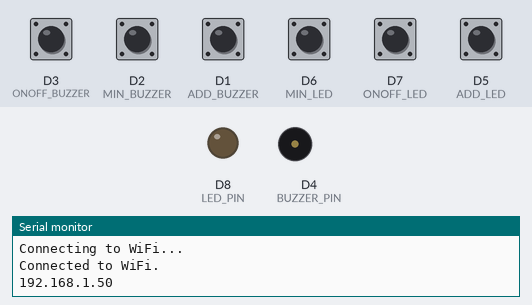
Simulated run of this sketch. Board: ESP8266 (NodeMCU). Parts: output pins drawn as LEDs (lit = HIGH), buzzer (waves = sounding, pin HIGH), the last lines printed to the serial monitor. The inputs (shaded band) are chosen by the test bench; at power-on: D1 (ADD_BUZZER), D2 (MIN_BUZZER), D3 (ONOFF_BUZZER), D5 (ADD_LED), D6 (MIN_LED), D7 (ONOFF_LED) HIGH. WiFi joins after 1.5 s; servers stay silent unless stated.

Above: at 3.2 s.
3.3 s: D3 (ONOFF_BUZZER) pulled LOW for 1 s
At 5.4 s:
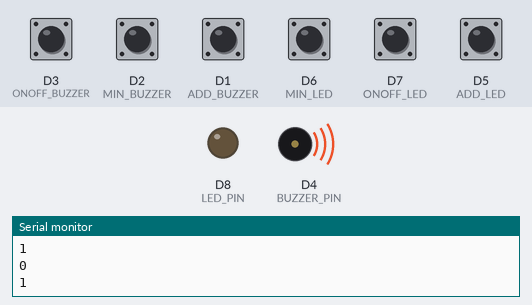
6.3 s: D7 (ONOFF_LED) pulled LOW for 0.15 s
At 7.2 s:
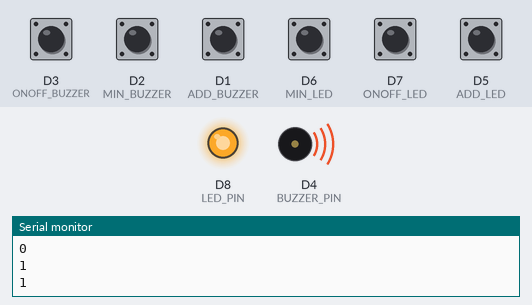
8.0 s: D3 (ONOFF_BUZZER) pulled LOW for 0.15 s
At 9.1 s:
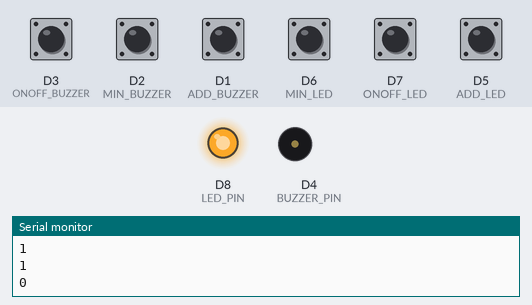
9.6 s: D6 (MIN_LED) pulled LOW for 0.15 s
At 11.0 s:
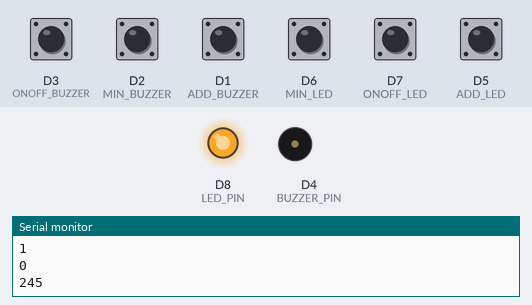
11.3 s: D6 (MIN_LED) pulled LOW for 1 s
At 11.68 s:
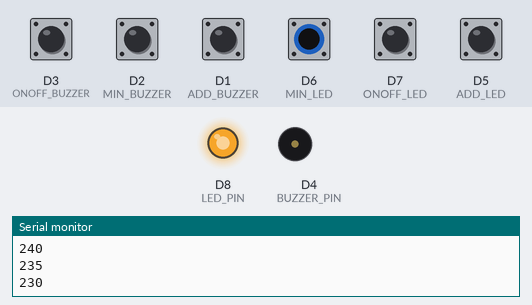
14.3 s: D6 (MIN_LED) pulled LOW for 1 s
At 16.1 s:
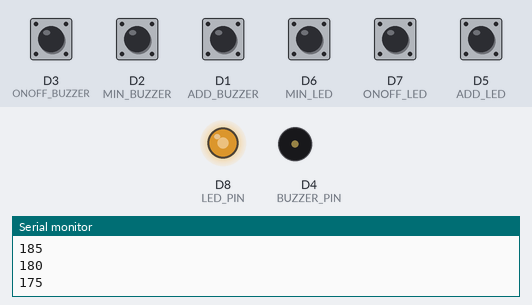
Timing chart, 0 to 17.6 s (numbered marks = the images above; inputs shaded):
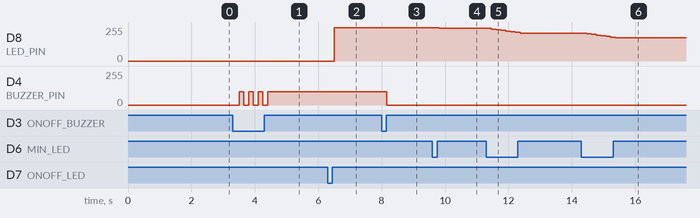

Measured:
- after the input at 3.3 s, D4 (BUZZER_PIN): alternates 100/255 for 0.15 s and 0/255 for 0.15 s, 7 changes in all, then stays 100/255, starting after 0.20 s
- after the input at 6.3 s, D8 (LED_PIN): 0/255 → 250/255 after 0.21 s
- after the input at 8.0 s, D4 (BUZZER_PIN): 100/255 → 0/255 after 0.16 s
- after the input at 9.6 s, D8 (LED_PIN): 250/255 → 245/255 after 0.21 s
- after the input at 11.3 s, D8 (LED_PIN): moves from 245/255 to 210/255 over 0.90 s, starting after 0.16 s
- after the input at 14.3 s, D8 (LED_PIN): moves from 210/255 to 175/255 over 0.90 s, starting after 0.17 s

The sketch:

sketch_POSTEST1.ino
```cpp
#include <ESP8266WiFi.h>
#include <WiFiClient.h>
#include <ESP8266WebServer.h>

const char* ssid = "Universitas Mulawarman";
const char* password = "";

ESP8266WebServer server(80); // Port untuk web server


// Define pins
const int BUZZER_PIN = D4;
const int LED_PIN = D8;
const int ONOFF_BUZZER = D3;
const int ADD_BUZZER = D1;
const int MIN_BUZZER = D2;
const int ONOFF_LED = D7;
const int ADD_LED = D5;
const int MIN_LED = D6;

// Define variables
int kecerahan = 0;
int nada = 0;
int LED_ONOFF;
int BUZZER_ONOFF;
int ONOFFBUZZER = 0;
int ONOFFLED = 0;

void setup() {
  Serial.begin(9600);
  // Initialize pins
  pinMode(BUZZER_PIN, OUTPUT);
  pinMode(LED_PIN, OUTPUT);
  pinMode(ONOFF_BUZZER, INPUT_PULLUP);
  pinMode(ADD_BUZZER, INPUT_PULLUP);
  pinMode(MIN_BUZZER, INPUT_PULLUP);
  pinMode(ONOFF_LED, INPUT_PULLUP);
  pinMode(ADD_LED, INPUT_PULLUP);
  pinMode(MIN_LED, INPUT_PULLUP);
  WiFi.begin(ssid, password);
  while (WiFi.status() != WL_CONNECTED) {
    delay(1000);
    Serial.println("Connecting to WiFi...");
  }
  Serial.println("Connected to WiFi.");
  Serial.println(WiFi.localIP());

  server.on("/", handleRoot); // Halaman utama
  server.on("/kecerahan", handleKecerahan); // Halaman untuk menampilkan kecerahan
  server.on("/nada", handleNada); // Halaman untuk menampilkan nada
  server.begin(); // Memulai web server
}

void loop() {
  server.handleClient();
  delay(150);
  analogWrite(LED_PIN,kecerahan);
  analogWrite(BUZZER_PIN,nada);

  // Check button state
  int LED_ADD = digitalRead(ADD_LED);
  int LED_MIN = digitalRead(MIN_LED);
  int BUZZER_ADD = digitalRead(ADD_BUZZER);
  int BUZZER_MIN = digitalRead(MIN_BUZZER);
  LED_ONOFF = digitalRead(ONOFF_LED);
  BUZZER_ONOFF = digitalRead(ONOFF_BUZZER);


  if ( LED_ONOFF == LOW&&ONOFFLED==0) {
    ONOFFLED=1;
    kecerahan=250;
    Serial.println(ONOFFLED);

  } else if(LED_ONOFF==LOW&&ONOFFLED==1) {
    ONOFFLED=0;
    kecerahan=0;
    Serial.println(ONOFFLED);
  }


  if ( LED_ADD == LOW&&kecerahan<250&&ONOFFLED==1) {
    kecerahan+=5;
    Serial.println(kecerahan);

  } else if(LED_MIN==LOW&&kecerahan>0&&ONOFFLED==1) {
    kecerahan-=5;
    Serial.println(kecerahan);
  }

    if ( BUZZER_ONOFF == LOW&&ONOFFBUZZER==0) {
    ONOFFBUZZER=1;
    nada=100;
    Serial.println(ONOFFBUZZER);

  } else if(BUZZER_ONOFF==LOW&&ONOFFBUZZER==1) {
    ONOFFBUZZER=0;
    nada=0;
    Serial.println(ONOFFBUZZER);
  }


  if ( BUZZER_ADD == LOW&&nada<2500&&ONOFFBUZZER==1) {
    nada+=5;
    Serial.println(nada);

  } else if(BUZZER_MIN==LOW&&nada>100&&ONOFFBUZZER==1) {
    nada-=5;
    Serial.println(nada);
  }
}


void handleRoot() {
  server.send(200, "text/html", "<html><body><h1>Monitoring Kecerahan LED dan nada Buzzer </h1><p><a href=\"/kecerahan\">Lihat kecerahan</a></p><p><a href=\"/nada\">Lihat Nada</a></p></body></html>"); // Menampilkan halaman utama
}

void handleKecerahan() {
  String content = "<html><body><h1>Kecerahan</h1><p>" + String(kecerahan) + " </p><p><a href=\"/\">Kembali ke halaman utama</a></p></body></html>";
  server.send(200, "text/html", content);
}


void handleNada() {
  String content = "<html><body><h1>Nada</h1><p>" + String(nada) + " Hz</p><p><a href=\"/\">Kembali ke halaman utama</a></p></body></html>";
  server.send(200, "text/html", content);
}
```
